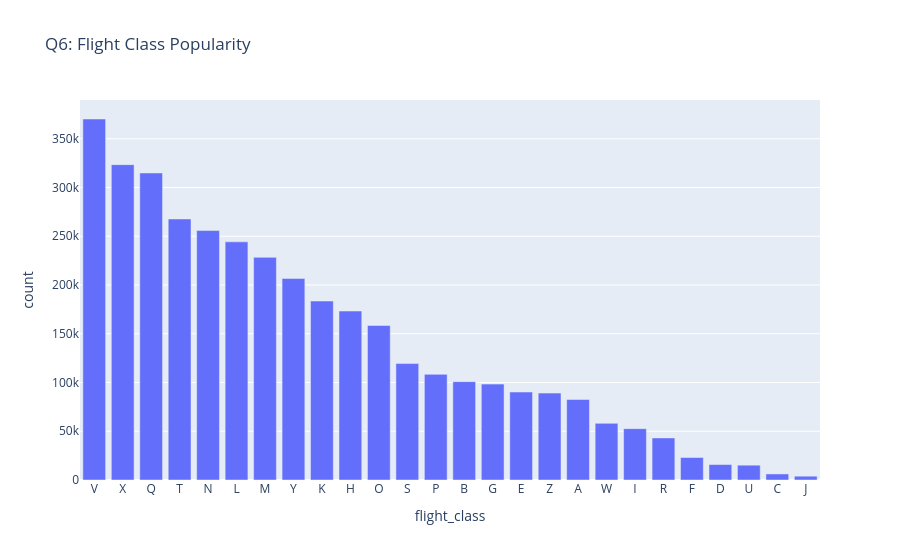

Notebook code cell kept with this figure:
### Code cell
# Question 6: Flight class popularity
print("Q6: Which flight classes are most popular?")
class_popularity = df_cleaned['class'].value_counts().reset_index()
class_popularity.columns = ['flight_class', 'count']
fig6 = px.bar(class_popularity, x='flight_class', y='count',
              title="Q6: Flight Class Popularity")
fig6.show()

### Figure 1 — Plotly figure (JSON) as saved in the notebook; plotly's stock layout.template omitted (floating-point values rounded to 4 significant figures)
{"data": [{"alignmentgroup": "True", "hovertemplate": "flight_class=%{x}<br>count=%{y}<extra></extra>", "legendgroup": "", "marker": {"color": "#636efa", "pattern": {"shape": ""}}, "name": "", "offsetgroup": "", "orientation": "v", "showlegend": false, "textposition": "auto", "type": "bar", "x": ["V", "X", "Q", "T", "N", "L", "M", "Y", "K", "H", "O", "S", "P", "B", "G", "E", "Z", "A", "W", "I", "R", "F", "D", "U", "C", "J"], "xaxis": "x", "y": [370266, 323465, 314891, 267718, 255883, 244257, 228360, 206642, 183550, 173294, 158463, 119427, 108385, 100898, 98344, 90229, 89127, 82566, 58103, 52671, 43168, 23081, 15837, 15193, 6210, 3896], "yaxis": "y"}], "layout": {"barmode": "relative", "legend": {"tracegroupgap": 0}, "title": {"text": "Q6: Flight Class Popularity"}, "xaxis": {"anchor": "y", "domain": [0, 1], "title": {"text": "flight_class"}}, "yaxis": {"anchor": "x", "domain": [0, 1], "title": {"text": "count"}}}}
